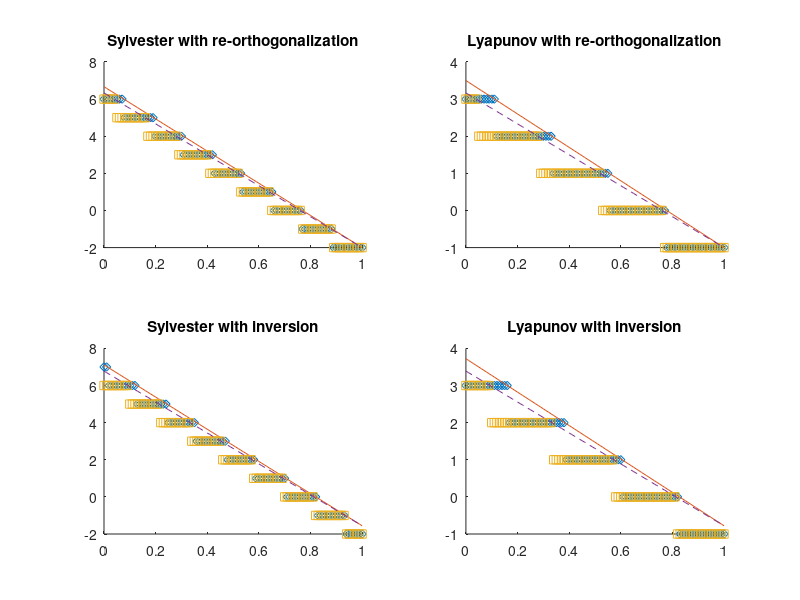

Recreate this plot in MATLAB. (Note: this script raises an error after producing the figure.)
af_high_prec = 25 + 5; % Leading term of number of flops in high-precision.
f_mixed_prec = @(ratio,k)(27 / ratio + 8+3*k);
lp_to_hp_ratios = [0.0:0.01:1]; % binary64 to binary16
n_ratios = length(lp_to_hp_ratios);

% Find maximum k such that f_mixed_prec(ratio, k) < f_high_prec.
optk_stit_sylv_orth = floor((19-25*lp_to_hp_ratios + 1-lp_to_hp_ratios)/3);
funk_stit_sylv_orth = (19-25*lp_to_hp_ratios + 1-lp_to_hp_ratios)/3;

optk_ref_sylv_orth = floor((19-25*lp_to_hp_ratios)/3);
funk_ref_sylv_orth = (19-25*lp_to_hp_ratios)/3;

optk_stit_sylv_inv = floor((61/3-25*lp_to_hp_ratios + 1-lp_to_hp_ratios)/3);
funk_stit_sylv_inv = (61/3-25*lp_to_hp_ratios + 1-lp_to_hp_ratios)/3;

optk_ref_sylv_inv = floor((61/3-25*lp_to_hp_ratios)/3);
funk_ref_sylv_inv = (61/3-25*lp_to_hp_ratios)/3;

% Lyapunov equation.
optk_stit_lyap_orth = floor((21-27*lp_to_hp_ratios)/6);
funk_stit_lyap_orth = (21-27*lp_to_hp_ratios)/6;

optk_ref_lyap_orth = floor((19-25*lp_to_hp_ratios)/6);
funk_ref_lyap_orth = (19-25*lp_to_hp_ratios)/6;

optk_stit_lyap_inv = floor((67/3-27*lp_to_hp_ratios)/6);
funk_stit_lyap_inv = (67/3-27*lp_to_hp_ratios)/6;

optk_ref_lyap_inv = floor((61/3-25*lp_to_hp_ratios)/6);
funk_ref_lyap_inv = (61/3-25*lp_to_hp_ratios)/6;

% Plot data.
close
subplot(2,2,1)
hold on
plot(lp_to_hp_ratios, optk_stit_sylv_orth, 'd')
plot(lp_to_hp_ratios, funk_stit_sylv_orth, '-')
plot(lp_to_hp_ratios, optk_ref_sylv_orth, 's')
plot(lp_to_hp_ratios, funk_ref_sylv_orth, '--')
% axis([min(lp_to_hp_ratios), max(lp_to_hp_ratios),...
%       min(optk_stit_inv)-1, max(optk_stit_inv)+1]);
title('Sylvester with re-orthogonalization');
hold off

subplot(2,2,2)
hold on
plot(lp_to_hp_ratios, optk_stit_lyap_orth, 'd')
plot(lp_to_hp_ratios, funk_stit_lyap_orth, '-')
plot(lp_to_hp_ratios, optk_ref_lyap_orth, 's')
plot(lp_to_hp_ratios, funk_ref_lyap_orth, '--')
% axis([min(lp_to_hp_ratios), max(lp_to_hp_ratios),...
%       min(optk_stit_inv)-1, max(optk_stit_inv)+1]);
title('Lyapunov with re-orthogonalization');
hold off

subplot(2,2,3)
hold on
plot(lp_to_hp_ratios, optk_stit_sylv_inv, 'd')
plot(lp_to_hp_ratios, funk_stit_sylv_inv, '-')
plot(lp_to_hp_ratios, optk_ref_sylv_inv, 's')
plot(lp_to_hp_ratios, funk_ref_sylv_inv, '--')
% axis([min(lp_to_hp_ratios), max(lp_to_hp_ratios),...
%       min(optk_stit_inv)-1, max(optk_stit_inv)+1]);
title('Sylvester with inversion');
hold off

subplot(2,2,4)
hold on
plot(lp_to_hp_ratios, optk_stit_lyap_inv, 'd')
plot(lp_to_hp_ratios, funk_stit_lyap_inv, '-')
plot(lp_to_hp_ratios, optk_ref_lyap_inv, 's')
plot(lp_to_hp_ratios, funk_ref_lyap_inv, '--')
% axis([min(lp_to_hp_ratios), max(lp_to_hp_ratios),...
%       min(optk_stit_inv)-1, max(optk_stit_inv)+1]);
title('Lyapunov with inversion');
hold off



% Save data.
outfilename = sprintf('%s/%s', datfolder, 'optk.dat');
outfile = fopen(outfilename, 'w');
header = [' rho ',...
          'optk_stit_sylv_orth    funk_stit_sylv_orth         ',...
          'optk_ref_sylv_orth     funk_ref_sylv_orth    ',...
          'optk_stit_lyap_orth    funk_stit_lyap_orth         ',...
          'optk_ref_lyap_orth     funk_ref_lyap_orth    ',...
          'optk_stit_sylv_inv     funk_stit_sylv_inv         ',...
          'optk_ref_sylv_inv      funk_ref_sylv_inv    ',...
          'optk_stit_lyap_inv     funk_stit_lyap_inv         ',...
          'optk_ref_lyap_inv      funk_ref_lyap_inv\n'];
fprintf(outfile, header);
for i = 1:n_ratios
  fprintf(outfile, ['%.2f ',...
                    '%2d  %.3e    %2d  %.3e    %2d  %.3e    %2d  %.3e    ',...
                    '%2d  %.3e    %2d  %.3e    %2d  %.3e    %2d  %.3e\n'],...
          lp_to_hp_ratios(i),...
          optk_stit_sylv_orth(i), funk_stit_sylv_orth(i),...
          optk_ref_sylv_orth(i), funk_ref_sylv_orth(i),...
          optk_stit_lyap_orth(i), funk_stit_lyap_orth(i),...
          optk_ref_lyap_orth(i), funk_ref_lyap_orth(i),...
          optk_stit_sylv_inv(i), funk_stit_sylv_inv(i),...
          optk_ref_sylv_inv(i), funk_ref_sylv_inv(i),...
          optk_stit_lyap_inv(i), funk_stit_lyap_inv(i),...
          optk_ref_lyap_inv(i), funk_ref_lyap_inv(i));
end
fclose(outfile);
